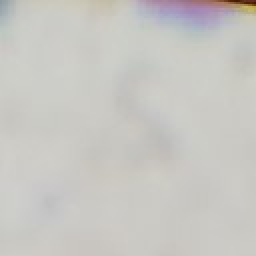
#> input picture meanshift/teste.png, 128 x 128 px (shown 2 times larger)
$ python -i meanshift.py   (imports and definitions only)
#> lines starting #> are read from the running program, lines starting #| are printed output that depends on the picture

from multiprocessing import Pool
from skimage.color import rgb2gray
from skimage.filters import gaussian, threshold_otsu
from skimage import exposure
from skimage.morphology import opening, closing, disk
from sklearn.cluster import estimate_bandwidth, MeanShift
import numpy as np
from tqdm import tqdm

def aplicaMeanShiftOneImg(img):
    img_suavizada = gaussian(img, sigma=1)

    img_gray = rgb2gray(img_suavizada)

    img_eq = exposure.equalize_adapthist(img_gray, clip_limit=0.03)
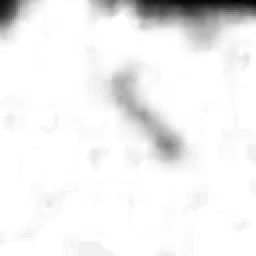
#> img_eq: shape (128, 128) float64 (shown 2 times larger); min 0, max 1, mean 0.941

    # Estimativa do bandwidth para o Mean Shif
    flat_img = img_eq.reshape((-1, 1))
#> flat_img = 16384 values, max 1 at index 26, min 0 at index 118, mean 0.941
    bandwidth = max(estimate_bandwidth(flat_img, quantile=0.2, n_samples=500), 0.1)
#> bandwidth = 0.1

    # Mean Shift
    ms = MeanShift(bandwidth=bandwidth, bin_seeding=True)
    ms.fit(flat_img)

    labels = ms.labels_
#> labels = 16384 values, max 3 at index 0, min 0 at index 14, mean 0.0937
    segmented = np.reshape(labels, img_eq.shape)
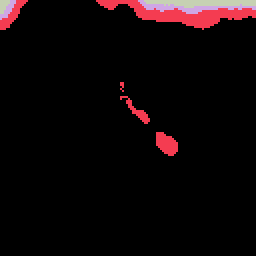
#> segmented: shape (128, 128) int64 (shown 2 times larger); 4 distinct labels, from 0 to 3; one colour per label, 0 black

    # Pós-processamento: limpeza usando operações morfológicas
    selem = disk(2)
    cleaned = closing(opening(segmented, selem), selem)
#> cleaned: shape (128, 128) int64; 4 distinct labels, from 0 to 3

    return cleaned


def aplicar_menshift_paralelo(list_img):
    with Pool(processes=16) as pool:
        result_list = list(
            tqdm(pool.imap(aplicaMeanShiftOneImg, list_img), total=len(list_img), desc="Processando Mean Shift"))
    return result_list

>>> import cv2
>>> picture = cv2.cvtColor(cv2.imread('teste.png'), cv2.COLOR_BGR2RGB)
>>> result = aplicaMeanShiftOneImg(picture)
